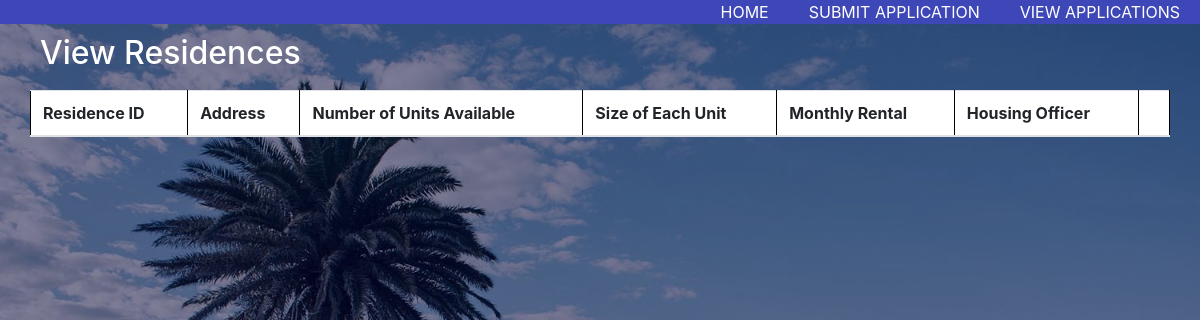
Before: /viewResidencesForm.php with the older database file.
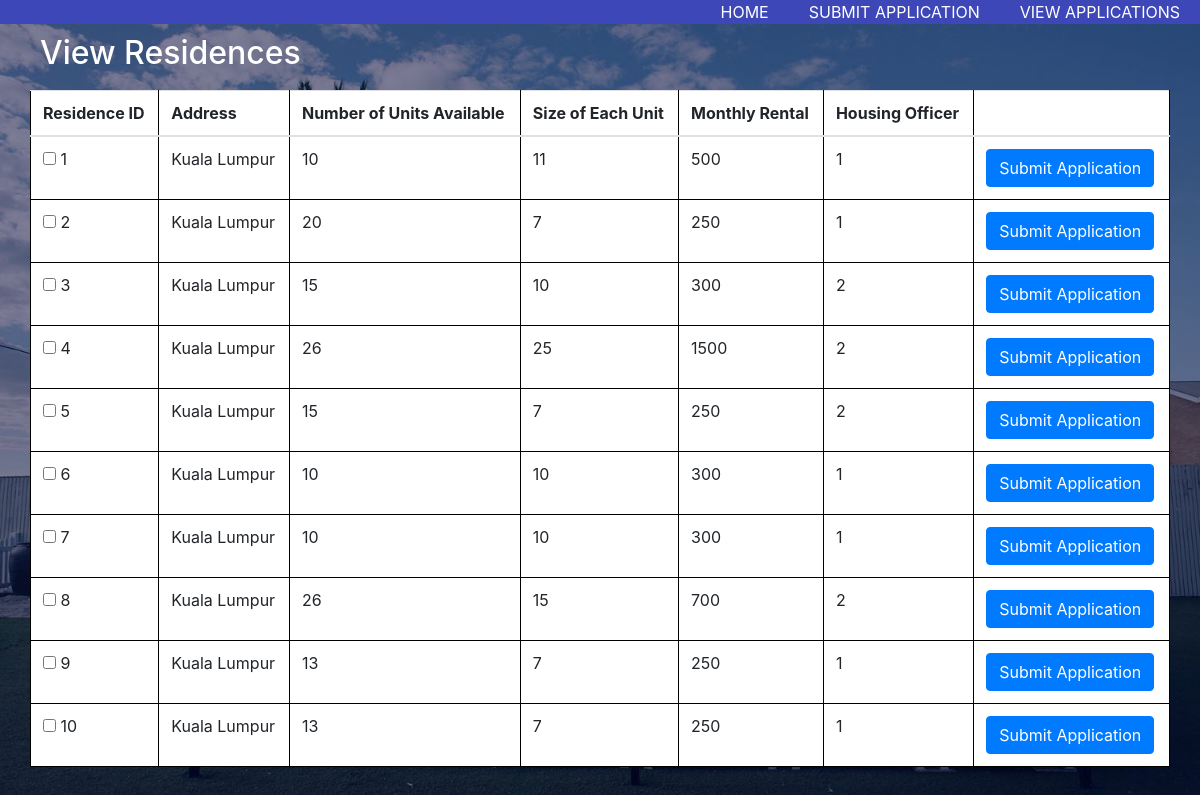
After: the same page with the newer database file.
### tables this page shows
CREATE TABLE `tb_residence` (
  `residence_ID` int(255) NOT NULL,
  `address` varchar(255) NOT NULL,
  `num_Units` int(255) NOT NULL,
  `size_Per_Unit` decimal(21,0) NOT NULL,
  `monthly_Rental` decimal(21,0) NOT NULL,
  `staff_ID` int(255) NOT NULL
);

### viewResidencesForm.php (the view, shortened to what this page needs)
<html>
	<head>
		<link rel="stylesheet" type="text/css" href="style.css">
		<link rel="stylesheet" type="text/css" href="https://stackpath.bootstrapcdn.com/bootstrap/4.4.1/css/bootstrap.min.css">
	</head>
	<body>
		<nav id="menu">
			<ul>
				<li><a href="viewApplicationsApplicantForm.php"> VIEW APPLICATIONS </a></li>
				<li><a href="submitApplicationForm.php"> SUBMIT APPLICATION </a></li>
				<li><a href="homeApplicant.php"> HOME </a></li>
			</ul>
		</nav>
		<div class="container">
			<div class="view-box">
				<div class="row">
					<h2>View Residences</h2>
						<table class="table table-hover">
							<thead>
								<tr>
									<th>Residence ID</th>
									<th>Address</th>
									<th>Number of Units Available</th>
									<th>Size of Each Unit</th>
									<th>Monthly Rental</th>
									<th>Housing Officer</th>
									<th> </th>
								</tr>
								<?php
								include "viewResidences.php";
								$residence_ID = 1;
								$view = mysqli_query($con, "SELECT * FROM tb_residence");
								while($row=mysqli_fetch_array($view)){
								?>
								<form action="submitApplication.php" method="get">
									<tr>
										<td> <input type="checkbox" name="residence_ID"> <?php echo $residence_ID++; ?> </td>
										<td> <?php echo $row['address']; ?> </td>
										<td> <?php echo $row['num_Units']; ?> </td>
										<td> <?php echo $row['size_Per_Unit']; ?> </td>
										<td> <?php echo $row['monthly_Rental']; ?> </td>
										<td> <?php echo $row['staff_ID']; ?> </td>
										<td> <a href="submitApplication.php?residenceID=residence_ID"><button type="submit" class="btn btn-primary">Submit Application</button></a></td>
									</tr>
								</form>
								<?php } ?>
							</thead>
					</table>
				</div>
			</div>
		</div>
	</body>
</html>

Changed rows visible on the page:
added tb_residence: address "Kuala Lumpur", num_Units "10", size_Per_Unit "11", monthly_Rental "500", staff_ID "1"
added tb_residence: address "Kuala Lumpur", num_Units "20", size_Per_Unit "7", monthly_Rental "250", staff_ID "1"
added tb_residence: address "Kuala Lumpur", num_Units "15", size_Per_Unit "10", monthly_Rental "300", staff_ID "2"
added tb_residence: address "Kuala Lumpur", num_Units "26", size_Per_Unit "25", monthly_Rental "1500", staff_ID "2"
added tb_residence: address "Kuala Lumpur", num_Units "15", size_Per_Unit "7", monthly_Rental "250", staff_ID "2"
added tb_residence: address "Kuala Lumpur", num_Units "10", size_Per_Unit "10", monthly_Rental "300", staff_ID "1"
added tb_residence: address "Kuala Lumpur", num_Units "10", size_Per_Unit "10", monthly_Rental "300", staff_ID "1"
added tb_residence: address "Kuala Lumpur", num_Units "26", size_Per_Unit "15", monthly_Rental "700", staff_ID "2"
added tb_residence: address "Kuala Lumpur", num_Units "13", size_Per_Unit "7", monthly_Rental "250", staff_ID "1"
added tb_residence: address "Kuala Lumpur", num_Units "13", size_Per_Unit "7", monthly_Rental "250", staff_ID "1"
